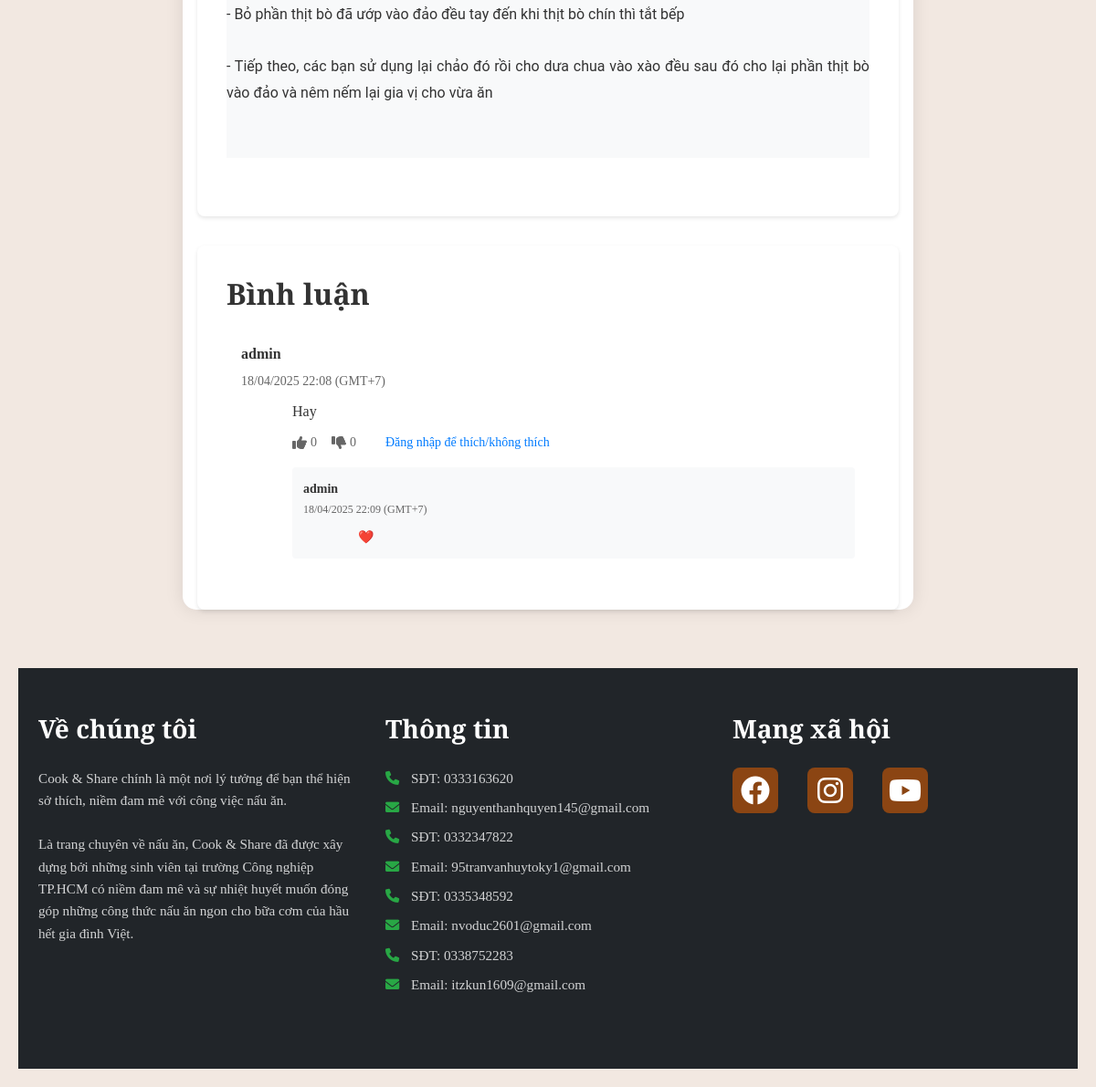
The app's page /465/detail (lower part), older data.
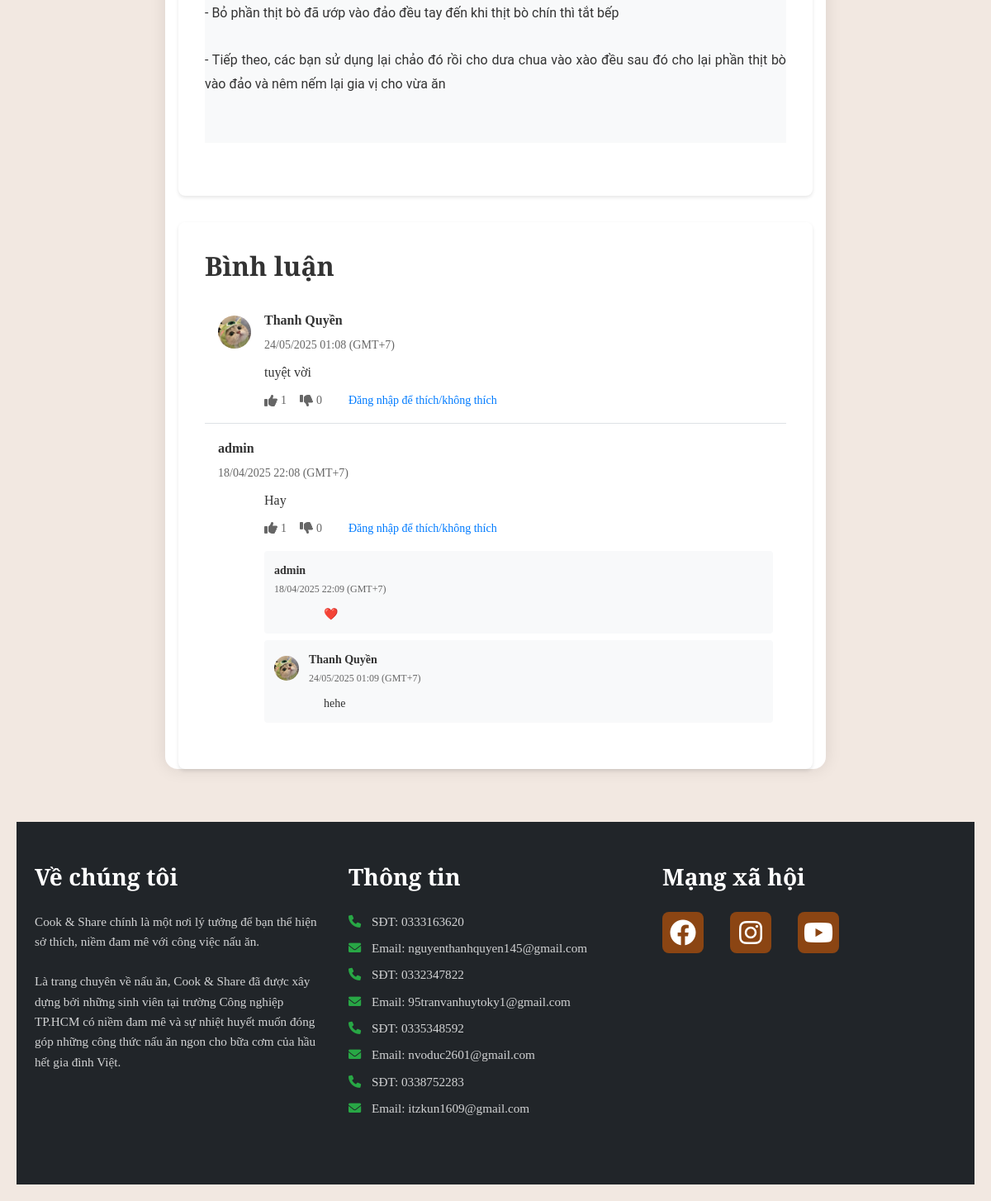
The same page, newer data.
### tables this page shows
CREATE TABLE comments (
    id INTEGER PRIMARY KEY AUTOINCREMENT,
    post_id INTEGER NOT NULL,
    author_id INTEGER NOT NULL,
    content TEXT NOT NULL,
    created TIMESTAMP NOT NULL DEFAULT CURRENT_TIMESTAMP,
    FOREIGN KEY (post_id) REFERENCES post (id) ON DELETE CASCADE,
    FOREIGN KEY (author_id) REFERENCES user (id)
);

CREATE TABLE user (
    id INTEGER PRIMARY KEY AUTOINCREMENT,
    username TEXT UNIQUE NOT NULL,
    password TEXT NOT NULL,
    email TEXT UNIQUE NOT NULL,
    created TIMESTAMP NOT NULL DEFAULT CURRENT_TIMESTAMP,
    avatar_path TEXT,
    role TEXT NOT NULL DEFAULT 'user',
    is_blocked BOOLEAN NOT NULL DEFAULT 0,
    gender TEXT,
    birthdate DATE,
    phone TEXT
);

CREATE TABLE comment_replies (
    id INTEGER PRIMARY KEY AUTOINCREMENT,
    comment_id INTEGER NOT NULL,
    author_id INTEGER NOT NULL,
    content TEXT NOT NULL,
    created TIMESTAMP NOT NULL DEFAULT CURRENT_TIMESTAMP,
    FOREIGN KEY (comment_id) REFERENCES comments (id) ON DELETE CASCADE,
    FOREIGN KEY (author_id) REFERENCES user (id)
);

### share_recipe/blog.py (the view, shortened to what this page needs)
@bp.route('/<int:id>/detail', methods=('GET', 'POST'))
def detail(id):
    try:
        post = get_post(id, check_author=False)
        if post is None:
            abort(404)
        post = dict(post)
        post['created'] = convert_utc_to_local(post['created'])
        db = get_db()
        tags = db.execute(
            'SELECT t.id, t.name FROM tags t '
            'JOIN post_tags pt ON t.id = pt.tag_id '
            'WHERE pt.post_id = ?',
            (id,)
        ).fetchall()
        post['tags'] = [dict(tag) for tag in tags]
        image = db.execute(
            'SELECT image_path FROM blog_images WHERE post_id = ? AND is_main_image = 1',
            (id,)
        ).fetchone()
        comments_query = '''
            SELECT c.*, u.username, u.avatar_path,
                (SELECT COUNT(DISTINCT user_id) FROM comment_reactions cr
                 WHERE cr.comment_id = c.id AND cr.reaction_type = 'like') as likes_count,
                (SELECT COUNT(DISTINCT user_id) FROM comment_reactions cr
                 WHERE cr.comment_id = c.id AND cr.reaction_type = 'dislike') as dislikes_count
        '''
        if g.user:
            comments_query += ''',
                (SELECT reaction_type FROM comment_reactions cr
                 WHERE cr.comment_id = c.id AND cr.user_id = ?) as user_reaction
            '''
        else:
            comments_query += ', NULL as user_reaction'
        comments_query += '''
            FROM comments c JOIN user u ON c.author_id = u.id
            WHERE c.post_id = ?
            ORDER BY c.created DESC
        '''
        if g.user:
            comments = db.execute(comments_query, (g.user['id'], id)).fetchall()
        else:
            comments = db.execute(comments_query, (id,)).fetchall()
        comments = [dict(comment) for comment in comments]
        for comment in comments:
            comment['created'] = convert_utc_to_local(comment['created'])
        for comment in comments:
            replies = db.execute(
                'SELECT r.*, u.username, u.avatar_path '
                'FROM comment_replies r '
                'JOIN user u ON r.author_id = u.id '
                'WHERE r.comment_id = ? '
                'ORDER BY r.created ASC',
                (comment['id'],)
            ).fetchall()
            comment['replies'] = [dict(reply) for reply in replies]
            for reply in comment['replies']:
                reply['created'] = convert_utc_to_local(reply['created'])
        is_favorite = False
        if g.user:
            favorite = db.execute(
                'SELECT * FROM favorites WHERE user_id = ? AND post_id = ?',
                (g.user['id'], id)
            ).fetchone()
            is_favorite = favorite is not None
        if image:
            post['image_path'] = image['image_path']
        is_saved = False
        if g.user:
            saved = db.execute(
                'SELECT * FROM saved_recipes WHERE user_id = ? AND post_id = ?',
                (g.user['id'], id)
            ).fetchone()
            is_saved = saved is not None
        return render_template('blog/detail.html',
                             post=post,
                             comments=comments,
                             is_favorite=is_favorite,
                             is_saved=is_saved)
    except Exception as e:
        print(f"Error in detail route: {e}")  # For debugging
        abort(500)

### share_recipe/auth.py (called while the page is built, shortened)
@bp.before_app_request
def load_logged_in_user():
    user_id = session.get('user_id')
    if user_id is None:
        g.user = None

### share_recipe/blog.py (called while the page is built)
def get_post(id, check_author=True):
    post = get_db().execute(
        'SELECT p.*, u.username '
        'FROM post p JOIN user u ON p.author_id = u.id '
        'WHERE p.id = ?',
        (id,)
    ).fetchone()
    if post is None:
        abort(404, f"Bài viết với id {id} không tồn tại.")
    if check_author and post['author_id'] != g.user['id']:
        abort(403)
    return post

def convert_utc_to_local(utc_dt):
    if utc_dt is None:
        return None
    local_tz = timedelta(hours=7)
    return utc_dt + local_tz

### share_recipe/db.py (called while the page is built)
def get_db():
    if 'db' not in g:
        g.db = sqlite3.connect(
            current_app.config['DATABASE'],
            detect_types=sqlite3.PARSE_DECLTYPES
        )
        g.db.row_factory = sqlite3.Row
    return g.db

### share_recipe/templates/blog/detail.html (shortened to what the changed rows need)
{% extends 'base.html' %}
{% block head %}
{{ super() }}
<link rel="stylesheet" href="{{ url_for('static', filename='detail.css') }}">
{% endblock %}
{% block content %}
<div class="recipe-container">
    <div class="comments-section">
        <h2>Bình luận</h2>
        {% for comment in comments %}
            <div class="comment-item">
                <div id="comment-view-{{ comment.id }}">
                    <div class="comment-header">
                        <div class="comment-header-left">
                            {% if comment.avatar_path %}
                                <img src="{{ url_for('static', filename=comment.avatar_path) }}" class="comment-avatar" alt="Avatar">
                            {% endif %}
                            <div class="comment-meta">
                                <div class="comment-author">{{ comment.username }}</div>
                                <div class="comment-date">{{ comment.created.strftime('%d/%m/%Y %H:%M') }} (GMT+7)</div>
                            </div>
                        </div>
                    </div>
                    <div class="comment-content" id="comment-content-{{ comment.id }}">{{ comment.content }}</div>
                    <div class="comment-reactions">
                        {% if g.user %}
                        <button type="button"
                                id="like-btn-{{ comment.id }}"
                                class="reaction-btn {% if comment.user_reaction == 'like' %}active{% endif %}"
                                onclick="handleReaction({{ comment.id }}, 'like')">
                            <i class="fas fa-thumbs-up"></i>
                            <span id="like-count-{{ comment.id }}" class="reaction-count">{{ comment.likes_count }}</span>
                        </button>
                        <button type="button"
                                id="dislike-btn-{{ comment.id }}"
                                class="reaction-btn {% if comment.user_reaction == 'dislike' %}active{% endif %} dislike"
                                onclick="handleReaction({{ comment.id }}, 'dislike')">
                            <i class="fas fa-thumbs-down"></i>
                            <span id="dislike-count-{{ comment.id }}" class="reaction-count">{{ comment.dislikes_count }}</span>
                        </button>
                        <button type="button"
                                class="reaction-btn reply-btn"
                                onclick="toggleReplyForm({{ comment.id }})">
                            <i class="fas fa-reply"></i> Trả lời
                        </button>
                        {% else %}
                        <div class="reaction-stats">
                            <span class="reaction-stat">
                                <i class="fas fa-thumbs-up"></i>
                                <span class="reaction-count">{{ comment.likes_count }}</span>
                            </span>
                            <span class="reaction-stat">
                                <i class="fas fa-thumbs-down"></i>
                                <span class="reaction-count">{{ comment.dislikes_count }}</span>
                            </span>
                        </div>
                        <a href="{{ url_for('auth.login') }}" class="login-to-react">Đăng nhập để thích/không thích</a>
                        {% endif %}
                    </div>
                    {% if comment.replies %}
                    <div class="replies-section">
                        {% for reply in comment.replies %}
                        <div class="reply-item">
                            <div class="reply-header">
                                <div class="reply-header-left">
                                    {% if reply.avatar_path %}
                                        <img src="{{ url_for('static', filename=reply.avatar_path) }}" class="reply-avatar" alt="Avatar">
                                    {% endif %}
                                    <div class="reply-meta">
                                        <div class="reply-author">{{ reply.username }}</div>
                                        <div class="reply-date">{{ reply.created.strftime('%d/%m/%Y %H:%M') }} (GMT+7)</div>
                                    </div>
                                </div>
                            </div>
                            <div class="reply-content">{{ reply.content }}</div>
                        </div>
                        {% endfor %}
                    </div>
                    {% endif %}
                </div>
            </div>
        {% endfor %}
    </div>
</div>
{% endblock %}

Row changes from the older to the newer data that the page shows:
added comments: avatar_path (picture), username "Thanh Quyền", created "24/05/2025 01:08", content "tuyệt vời", likes_count "1", dislikes_count "0"
computed for comments "Hay": likes_count "0" → "1"
added comment_replies: avatar_path (picture), username "Thanh Quyền", created "24/05/2025 01:09", content "hehe", shown under comments "Hay"
